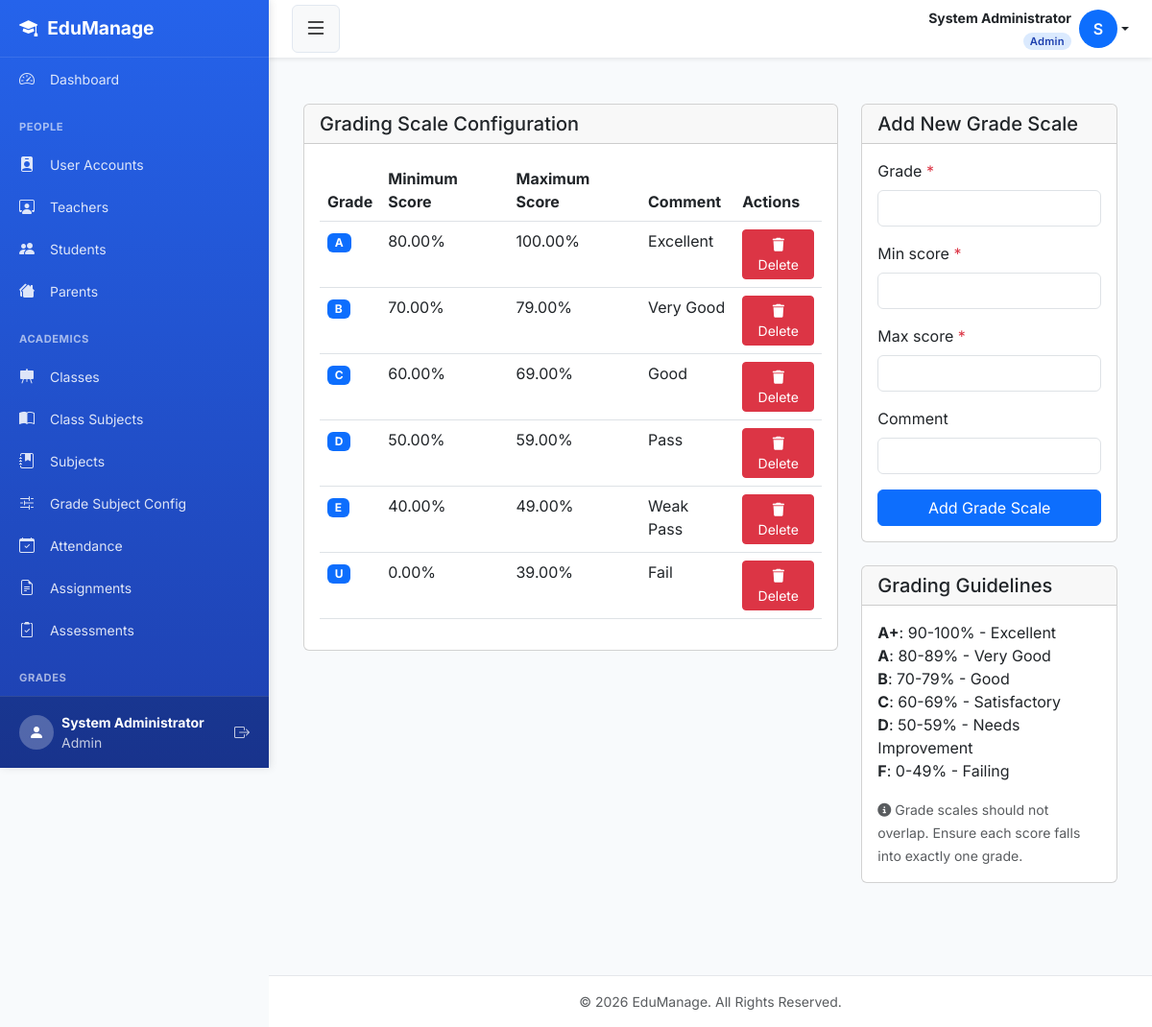
/settings/grading-scale/ (signed in), run on the app's committed database.
### smsapp/models.py (models this page shows, shortened)
class User(AbstractUser):
    ROLE_CHOICES = [
        ('admin',   'Admin'),
        ('teacher', 'Teacher'),
        ('student', 'Student'),
        ('parent',  'Parent'),
    ]
    role  = models.CharField(max_length=10, choices=ROLE_CHOICES, default='student')
    phone = models.CharField(max_length=20, blank=True, null=True)
    email = models.EmailField(unique=True, blank=True, null=True)
    REQUIRED_FIELDS = ['first_name', 'last_name', 'role']
    class Meta:
        db_table = 'users'

class GradingScale(models.Model):
    min_score = models.DecimalField(max_digits=5, decimal_places=2)
    max_score = models.DecimalField(max_digits=5, decimal_places=2)
    grade     = models.CharField(max_length=5)
    comment   = models.CharField(max_length=100, blank=True)
    class Meta:
        ordering = ['-min_score']

### smsapp/views.py (the view)
# urls.py: path('settings/grading-scale/', views.grading_scale, name='grading_scale'),
@login_required
@admin_required
def grading_scale(request):
    scales = GradingScale.objects.all().order_by('-min_score')
    form   = GradingScaleForm(request.POST or None)
    if request.method == 'POST' and form.is_valid():
        form.save()
        messages.success(request, 'Grade scale added.')
        return redirect('grading_scale')
    return render(request, 'settings/grading_scale.html', {'scales': scales, 'form': form})

### smsapp/forms.py
class GradingScaleForm(forms.ModelForm):
    class Meta:
        model = GradingScale
        fields = ['grade', 'min_score', 'max_score', 'comment']
        widgets = {
            'grade':     forms.TextInput(attrs={'class': 'form-control'}),
            'min_score': forms.NumberInput(attrs={'class': 'form-control'}),
            'max_score': forms.NumberInput(attrs={'class': 'form-control'}),
            'comment':   forms.TextInput(attrs={'class': 'form-control'}),
        }

### smsapp/templates/settings/grading_scale.html (shortened to what this page needs)
{% extends "base.html" %}
{% load static %}
{% block content %}
<div class="container-fluid py-4">
    <div class="row">
        <div class="col-lg-8 mb-4">
            <div class="card">
                <div class="card-header">
                    <h5 class="card-title mb-0">Grading Scale Configuration</h5>
                </div>
                <div class="card-body">
                    <div class="table-responsive">
                        <table class="table table-hover">
                            <thead>
                                <tr>
                                    <th>Grade</th>
                                    <th>Minimum Score</th>
                                    <th>Maximum Score</th>
                                    <th>Comment</th>
                                    <th>Actions</th>
                                </tr>
                            </thead>
                            <tbody>
                                {% for scale in scales %}
                                <tr>
                                    <td><span class="badge bg-primary">{{ scale.grade }}</span></td>
                                    <td>{{ scale.min_score }}%</td>
                                    <td>{{ scale.max_score }}%</td>
                                    <td>{{ scale.comment|default:"-" }}</td>
                                    <td>
                                        <a href="{% url 'grading_scale_delete' scale.id %}" class="btn btn-sm btn-danger" onclick="return confirm('Are you sure you want to delete this grade scale?')">
                                            <i class="fas fa-trash"></i> Delete
                                        </a>
                                    </td>
                                </tr>
                                {% empty %}
                                <tr>
                                    <td colspan="5" class="text-center">No grading scales defined.</td>
                                </tr>
                                {% endfor %}
                            </tbody>
                        </table>
                    </div>
                </div>
            </div>
        </div>
        <div class="col-lg-4">
            <div class="card">
                <div class="card-header">
                    <h5 class="card-title mb-0">Add New Grade Scale</h5>
                </div>
                <div class="card-body">
                    <form method="POST">
                        {% for field in form %}
                        <div class="mb-3">
                            <label for="{{ field.id_for_label }}" class="form-label">
                                {{ field.label }}
                                {% if field.field.required %}
                                <span class="text-danger">*</span>
                                {% endif %}
                            </label>
                            {{ field }}
                        </div>
                        {% endfor %}
                        <button type="submit" class="btn btn-primary w-100">Add Grade Scale</button>
                    </form>
                </div>
            </div>
            <div class="card mt-4">
                <div class="card-header">
                    <h5 class="card-title mb-0">Grading Guidelines</h5>
                </div>
                <div class="card-body">
                    <ul class="list-unstyled">
                        <li><strong>A+</strong>: 90-100% - Excellent</li>
                        <li><strong>A</strong>: 80-89% - Very Good</li>
                        <li><strong>B</strong>: 70-79% - Good</li>
                        <li><strong>C</strong>: 60-69% - Satisfactory</li>
                        <li><strong>D</strong>: 50-59% - Needs Improvement</li>
                        <li><strong>F</strong>: 0-49% - Failing</li>
                    </ul>
                    <small class="text-muted">
                        <i class="fas fa-info-circle"></i>
                        Grade scales should not overlap. Ensure each score falls into exactly one grade.
                    </small>
                </div>
            </div>
        </div>
    </div>
</div>
{% endblock %}

### smsapp/templates/base.html (shortened to what this page needs)
<!DOCTYPE html>
<html lang="en">
<head>
    <link href="https://cdn.jsdelivr.net/npm/bootstrap@5.3.0/dist/css/bootstrap.min.css" rel="stylesheet">
    <link rel="stylesheet" href="https://cdn.jsdelivr.net/npm/bootstrap-icons@1.11.0/font/bootstrap-icons.css">
    <link rel="stylesheet" href="https://cdnjs.cloudflare.com/ajax/libs/font-awesome/6.4.0/css/all.min.css">
</head>
<body>
<div class="d-flex" id="wrapper">
    <div id="sidebar-wrapper">
        <div class="sidebar-heading">
            <i class="bi bi-mortarboard-fill"></i> EduManage
        </div>
        <div class="sidebar-nav">
            {% if user.role == 'admin' %}
                <a href="{% url 'admin_dashboard' %}" class="list-group-item list-group-item-action">
                    <i class="bi bi-speedometer2"></i> Dashboard
                </a>
            {% elif user.role == 'teacher' %}
                <a href="{% url 'teacher_dashboard' %}" class="list-group-item list-group-item-action">
                    <i class="bi bi-speedometer2"></i> Dashboard
                </a>
            {% elif user.role == 'student' %}
                <a href="{% url 'student_dashboard' %}" class="list-group-item list-group-item-action">
                    <i class="bi bi-speedometer2"></i> Dashboard
                </a>
            {% elif user.role == 'parent' %}
                <a href="{% url 'parent_dashboard' %}" class="list-group-item list-group-item-action">
                    <i class="bi bi-speedometer2"></i> Dashboard
                </a>
            {% endif %}
            {% if user.role == 'admin' %}
                <div class="sidebar-heading-text">People</div>
                <a href="{% url 'user_list' %}" class="list-group-item list-group-item-action">
                    <i class="bi bi-person-badge-fill"></i> User Accounts
                </a>
                <a href="{% url 'teacher_list' %}" class="list-group-item list-group-item-action">
                    <i class="bi bi-person-workspace"></i> Teachers
                </a>
                <a href="{% url 'student_list' %}" class="list-group-item list-group-item-action">
                    <i class="bi bi-people-fill"></i> Students
                </a>
                <a href="{% url 'parent_list' %}" class="list-group-item list-group-item-action">
                    <i class="bi bi-houses-fill"></i> Parents
                </a>
                <div class="sidebar-heading-text">Academics</div>
                <a href="{% url 'class_list' %}" class="list-group-item list-group-item-action">
                    <i class="bi bi-easel-fill"></i> Classes
                </a>
                <a href="{% url 'class_subject_list' %}" class="list-group-item list-group-item-action">
                    <i class="bi bi-book-half"></i> Class Subjects
                </a>
                <a href="{% url 'subject_list' %}" class="list-group-item list-group-item-action">
                    <i class="bi bi-journal-bookmark-fill"></i> Subjects
                </a>
                <a href="{% url 'grade_subject_config_list' %}" class="list-group-item list-group-item-action">
                    <i class="bi bi-sliders2"></i> Grade Subject Config
                </a>
                <a href="{% url 'attendance_history' %}" class="list-group-item list-group-item-action">
                    <i class="bi bi-calendar-check"></i> Attendance
                </a>
                <a href="{% url 'assignment_list' %}" class="list-group-item list-group-item-action">
                    <i class="bi bi-file-earmark-text"></i> Assignments
                </a>
                <a href="{% url 'create_assessment' %}" class="list-group-item list-group-item-action">
                    <i class="bi bi-clipboard2-check"></i> Assessments
                </a>
                <div class="sidebar-heading-text">Grades</div>
                <a href="{% url 'view_gradebook' 0 0 %}" class="list-group-item list-group-item-action" onclick="return false;">
                </a>
            {% endif %}
        </div>
        <div class="sidebar-footer">
            <div class="d-flex align-items-center">
                <div class="rounded-circle bg-white bg-opacity-25 d-flex align-items-center justify-content-center me-2"
                     style="width: 36px; height: 36px;">
                    <i class="bi bi-person-fill"></i>
                </div>
                <div class="flex-grow-1">
                    <div class="small fw-bold">{{ user.get_full_name|default:user.username }}</div>
                    <div class="small opacity-75">{{ user.get_role_display }}</div>
                </div>
                <a href="{% url 'logout' %}" class="text-white text-decoration-none opacity-75 hover-opacity-100">
                    <i class="bi bi-box-arrow-right"></i>
                </a>
            </div>
        </div>
    </div>
    <div id="page-content-wrapper">
        <nav class="top-navbar">
            <button class="btn btn-light" id="sidebarToggle" aria-label="Toggle sidebar">
                <i class="bi bi-list fs-4"></i>
            </button>
            <div class="dropdown">
                <a href="#"
                   class="d-flex align-items-center text-decoration-none dropdown-toggle text-dark"
                   id="userDropdown"
                   data-bs-toggle="dropdown"
                   aria-expanded="false">
                    <div class="me-2 text-end d-none d-lg-block">
                        <div class="fw-bold small">
                            {{ user.get_full_name|default:user.username }}
                        </div>
                        <span class="role-badge {{ user.role }}">
                            {{ user.get_role_display }}
                        </span>
                    </div>
                    <div class="rounded-circle bg-primary text-white d-flex align-items-center justify-content-center"
                         style="width:40px;height:40px;font-weight:600;flex-shrink:0;">
                        {{ user.first_name|first|default:user.username|first|upper }}
                    </div>
                </a>
            </div>
        </nav>
        <div class="container-fluid p-4">
            {% block content %}{% endblock %}
        </div>
        <footer class="bg-white text-center py-3 mt-5 border-top">
            <div class="container text-muted small">
                &copy; {% now "Y" %} EduManage. All Rights Reserved.
            </div>
        </footer>
    </div>
</div>
</body>
</html>

### smsapp/templates/base.html (style rules this page uses)
:root { --primary-color: #2563eb; --primary-dark: #1e40af; --secondary-color: #64748b; --sidebar-width: 280px; --header-height: 60px; }
* { margin: 0; padding: 0; box-sizing: border-box; }
body { font-family: 'Inter', -apple-system, BlinkMacSystemFont, 'Segoe UI', Roboto, sans-serif; background-color: #f8fafc; overflow-x: hidden; min-height: 100vh; }
#sidebar-wrapper { height: 100vh; width: var(--sidebar-width); position: fixed; top: 0; left: 0; background: linear-gradient(180deg, var(--primary-color) 0%, var(--primary-dark) 100%); color: white; box-shadow: 2px 0 8px rgba(0, 0, 0, 0.1); display: flex; flex-direction: column; overflow: hidden; z-index: 1000; }
.sidebar-heading { padding: 0.875rem 1.25rem; font-size: 1.2rem; font-weight: 700; color: white; border-bottom: 1px solid rgba(255, 255, 255, 0.1); height: var(--header-height); display: flex; align-items: center; gap: 10px; flex-shrink: 0; }
.sidebar-nav { flex: 1; overflow-y: auto; overflow-x: hidden; padding-bottom: 20px; }
.sidebar-footer { padding: 16px 20px; border-top: 1px solid rgba(255, 255, 255, 0.1); background: rgba(0, 0, 0, 0.2); flex-shrink: 0; }
.sidebar-heading-text { color: rgba(255, 255, 255, 0.6); font-size: 0.7rem; text-transform: uppercase; font-weight: 700; letter-spacing: 0.5px; padding: 15px 20px 8px; margin-top: 5px; }
.list-group-item { border: none; background-color: transparent; color: rgba(255, 255, 255, 0.85); padding: 10px 20px; font-size: 0.875rem; transition: all 0.2s ease; cursor: pointer; display: block; text-decoration: none; }
.list-group-item i { margin-right: 12px; width: 20px; text-align: center; font-size: 1rem; }
#page-content-wrapper { margin-left: var(--sidebar-width); min-height: 100vh; width: calc(100% - var(--sidebar-width)); transition: margin 0.25s ease-out; }
.top-navbar { height: var(--header-height); background-color: white; box-shadow: 0 2px 4px rgba(0, 0, 0, 0.08); display: flex; align-items: center; justify-content: space-between; padding: 0 1.5rem; position: sticky; top: 0; z-index: 998; }
.top-navbar .btn-light { border: 1px solid #e2e8f0; transition: all 0.2s ease; }
.role-badge { display: inline-block; font-size: 0.7rem; padding: 1px 7px; border-radius: 20px; font-weight: 600; text-transform: capitalize; letter-spacing: 0.3px; }
.role-badge.admin { background: #dbeafe; color: #1e40af; }
footer { margin-top: auto; }
.container-fluid { max-width: 1400px; }
.border-top { border-top: 1px solid #e5e7eb !important; }

### data on the page
User: get_full_name "System Administrator", role "Admin", first_name|first "S"
GradingScale: grade "A", min_score "80.00", max_score "100.00", comment "Excellent"
GradingScale: grade "B", min_score "70.00", max_score "79.00", comment "Very Good"
GradingScale: grade "C", min_score "60.00", max_score "69.00", comment "Good"
GradingScale: grade "D", min_score "50.00", max_score "59.00", comment "Pass"
GradingScale: grade "E", min_score "40.00", max_score "49.00", comment "Weak Pass"
GradingScale: grade "U", min_score "0.00", max_score "39.00", comment "Fail"

### other printed values
{{ field.label }} "Grade" "Min score" "Max score" "Comment"
